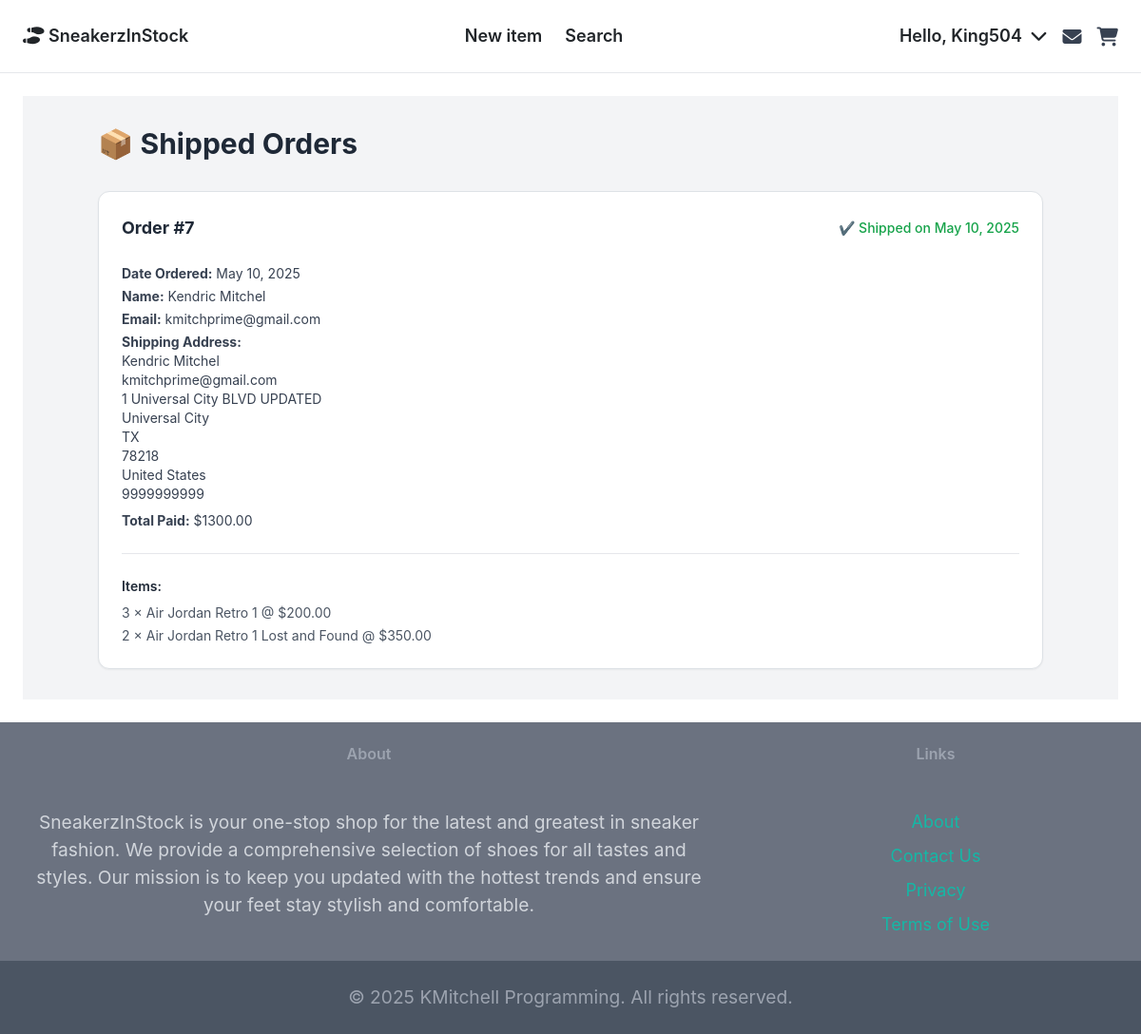
Before: /payment/shipped_dashboard (signed in) with the older database file.
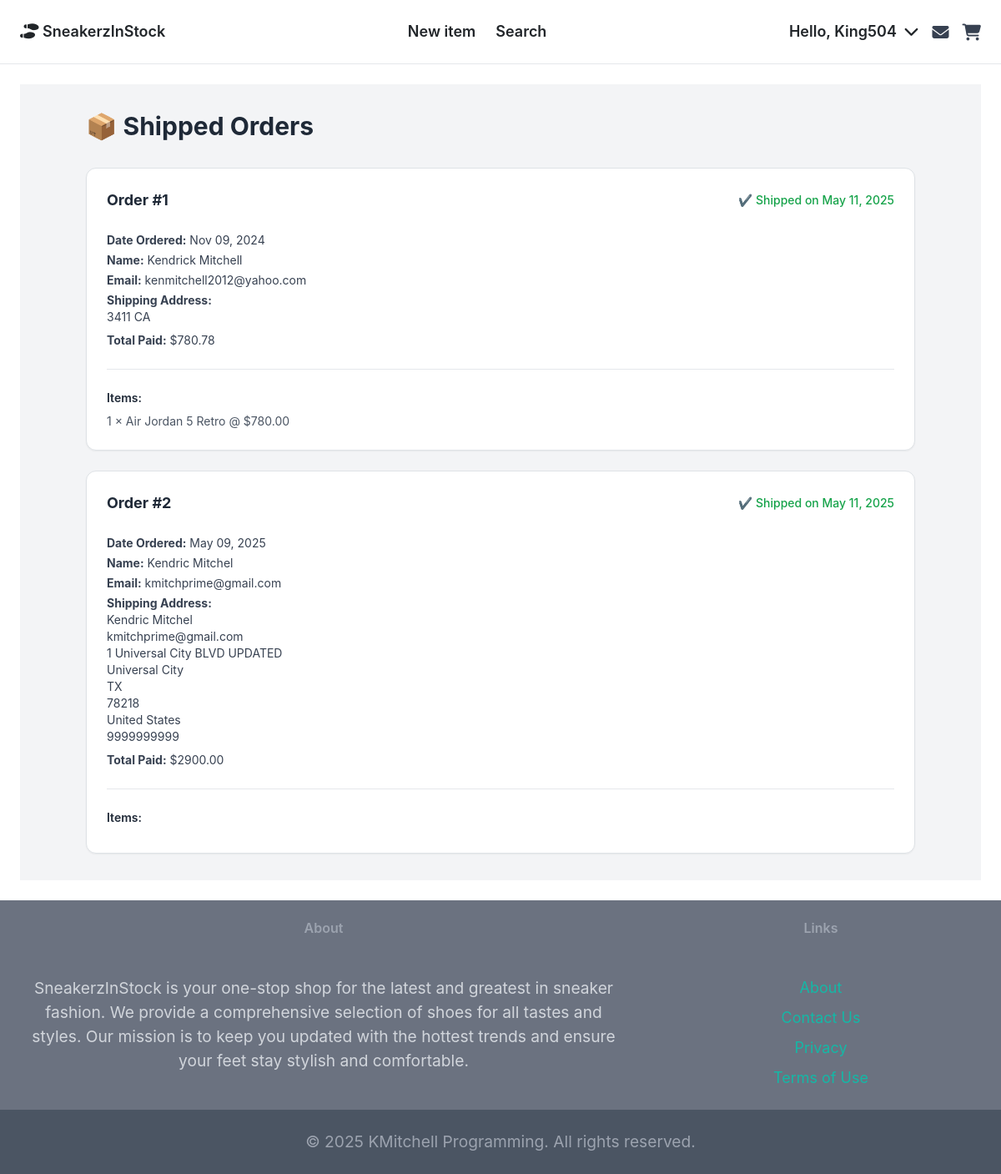
After: the same page with the newer database file.
### payment/models.py (models this page shows, shortened)
class Order(models.Model):
    user = models.ForeignKey(User, on_delete=models.CASCADE, null=True, blank=True)
    full_name = models.CharField(max_length=250, null=True, blank=True)
    email = models.EmailField(max_length=255)
    shipping_address = models.TextField(max_length=15000)
    amount_paid = models.DecimalField(max_digits=8, decimal_places=2)
    date_ordered = models.DateTimeField(auto_now_add=True)
    shipped = models.BooleanField(default=False)
    date_shipped = models.DateTimeField(null=True, blank=True)

class OrderItem(models.Model):
    order = models.ForeignKey(Order, on_delete=models.CASCADE, related_name="order_items", null=True)
    item = models.ForeignKey(Items, on_delete=models.CASCADE)
    user = models.ForeignKey(User, on_delete=models.CASCADE)
    quantity = models.PositiveBigIntegerField(default=1)
    price = models.DecimalField(max_digits=8, decimal_places=2)

### items/models.py (models this page shows, shortened)
class Items(models.Model):
    category = models.ForeignKey(Category, related_name='items', on_delete=models.CASCADE)
    name = models.CharField(max_length=255)
    description = models.CharField(max_length=455, blank=True, null=True)
    price = models.FloatField()
    is_sold = models.BooleanField(default=False)
    created_by = models.ForeignKey(User, related_name='items', on_delete=models.CASCADE)
    created_at = models.DateTimeField(auto_now_add=True)
    class Meta:
        ordering = ('name',)
        verbose_name_plural = 'Items'

### payment/views.py (the view)
# urls.py: path('shipped_dashboard', views.shipped_dashboard, name='shipped_dashboard'),
def shipped_dashboard(request):
    if request.user.is_authenticated and request.user.is_superuser:
        orders = Order.objects.filter(shipped=True)
        order_items = OrderItem.objects.all()
        items = []
        for order in orders:
            order_items = OrderItem.objects.filter(order=order)
            for order_item in order_items:
                items.append(order_item.item)
        return render(request, 'payment/shipped_dashboard.html', {'orders': orders, 'order_items': order_items, 'items': items})
    else:
        messages.error(request, 'Access denied. You must be logged in as an admin.')
        return redirect('core:index')

### payment/templates/payment/shipped_dashboard.html (shortened to what this page needs)
{% extends 'core/base.html' %}
{% load static %}
{% block content %}
<div class="bg-gray-100 py-8 px-4 md:px-8 lg:px-16">
    <div class="container mx-auto">
        <h1 class="text-3xl font-bold mb-8 text-gray-800">📦 Shipped Orders</h1>
        {% if orders %}
            <div class="grid grid-cols-1 gap-6">
                {% for order in orders %}
                    <a href="{% url 'payment:order_detail' order.id %}" class="block transition duration-200 ease-in-out transform hover:shadow-lg">
                        <div class="bg-white p-6 rounded-xl border border-gray-300 shadow-sm hover:border-blue-400">
                            <div class="flex justify-between items-center mb-4">
                                <h2 class="text-lg font-bold text-gray-800">Order #{{ order.id }}</h2>
                                <span class="text-sm text-green-600 font-medium">
                                    ✔️ Shipped on {{ order.date_shipped|date:"M d, Y" }}
                                </span>
                            </div>
                            <p class="text-sm text-gray-700 mb-1"><strong>Date Ordered:</strong> {{ order.date_ordered|date:"M d, Y" }}</p>
                            <p class="text-sm text-gray-700 mb-1"><strong>Name:</strong> {{ order.full_name }}</p>
                            <p class="text-sm text-gray-700 mb-1"><strong>Email:</strong> {{ order.email }}</p>
                            <p class="text-sm text-gray-700 mb-2"><strong>Shipping Address:</strong><br>{{ order.shipping_address|linebreaksbr }}</p>
                            <p class="text-sm text-gray-700 mb-4"><strong>Total Paid:</strong> ${{ order.amount_paid }}</p>
                            <div class="border-t pt-4">
                                <h3 class="text-sm font-semibold mb-2 text-gray-800">Items:</h3>
                                <ul class="space-y-1">
                                    {% for item in order.order_items.all %}
                                        <li class="text-sm text-gray-600">
                                            {{ item.quantity }} × {{ item.item.name }} @ ${{ item.price }}
                                        </li>
                                    {% endfor %}
                                </ul>
                            </div>
                        </div>
                    </a>
                {% endfor %}
            </div>
        {% else %}
            <p class="text-gray-600">There are no shipped orders at this time.</p>
        {% endif %}
    </div>
</div>
{% endblock %}

Changed rows visible on the page:
no longer on this page (row edited): Order: id "7", date_shipped "May 10, 2025", date_ordered "May 10, 2025", full_name "Kendric Mitchel", email "kmitchprime@gmail.com", shipping_address "Kendric Mitchel kmitchprime@gmail.com 1 Universal City BLVD UPDATED Universal City TX 78218 United States 9999999999", amount_paid "1300.00"
no longer on this page (row unchanged): OrderItem: quantity "3", item.name "Air Jordan Retro 1", price "200.00", shown under "7"
no longer on this page (row unchanged): OrderItem: quantity "2", item.name "Air Jordan Retro 1 Lost and Found", price "350.00", shown under "7"
now on this page (row edited): Order: id "1", date_shipped "May 11, 2025", date_ordered "Nov 09, 2024", full_name "Kendrick Mitchell", email "kenmitchell2012@yahoo.com", shipping_address "3411 CA", amount_paid "780.78"
now on this page (row unchanged): OrderItem: quantity "1", item.name "Air Jordan 5 Retro", price "780.00"
now on this page (row edited): Order: id "2", date_shipped "May 11, 2025", date_ordered "May 09, 2025", full_name "Kendric Mitchel", email "kmitchprime@gmail.com", shipping_address "Kendric Mitchel kmitchprime@gmail.com 1 Universal City BLVD UPDATED Universal City TX 78218 United States 9999999999", amount_paid "2900.00"
